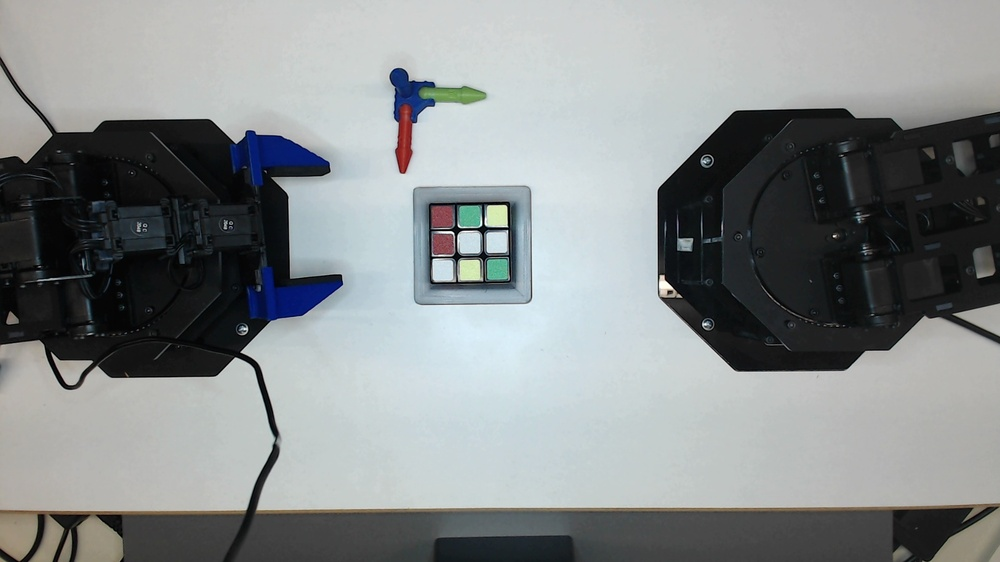
#> input picture Logitech Webcam/Picture 1.jpg, 1000 x 562 px, shrunk from 1920 x 1080 before the run
$ python -i Contour.py   (imports and definitions only)
#> lines starting #> are read from the running program, lines starting #| are printed output that depends on the picture; after the words box and inside, x2 and y2 are one past the last pixel; in counts of white or black regions, pixels touching at a corner belong together
#> further down, picture is the input picture: shape (562, 1000, 3); mean B, G, R 140.5, 139.8, 135.3
import cv2
import numpy as np

def cut_image(image, x ,y ,w ,h):
    img = image.copy()
    return img[y:y+h, x:x+w]

def detect_outer_gray_frame(image):
    bild = image.copy()
    x,y,w,h = 0,0,0,0
    gray = cv2.cvtColor(bild, cv2.COLOR_BGR2GRAY)
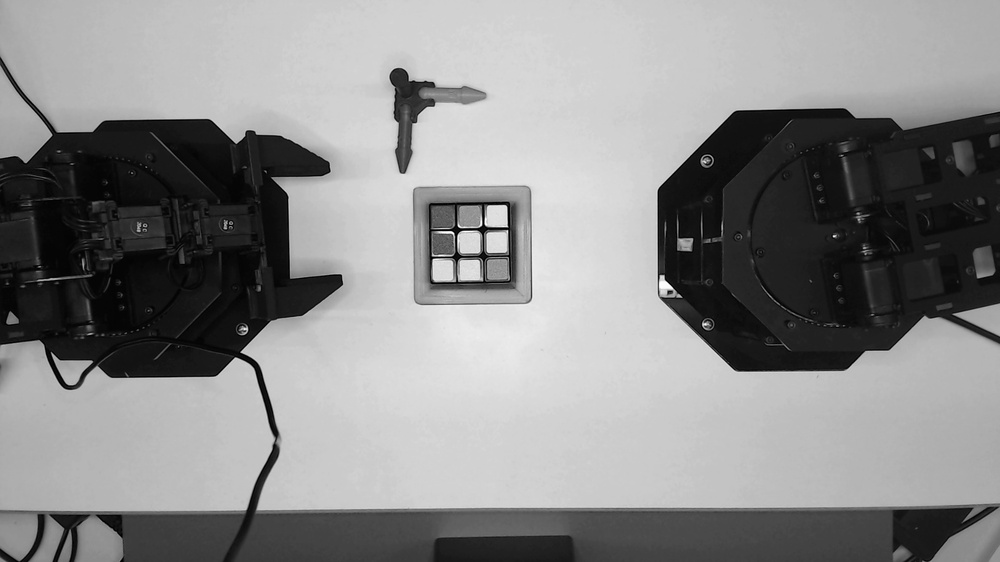
#> gray: shape (562, 1000); min 0, max 255, mean 138.6

    # Bild glätten
    blurred = cv2.bilateralFilter(gray, 9, 75, 75)

    # Kanten erkennen (Canny) mit angepassten Schwellenwerten
    edges = cv2.Canny(blurred, 10, 20, L2gradient=True)
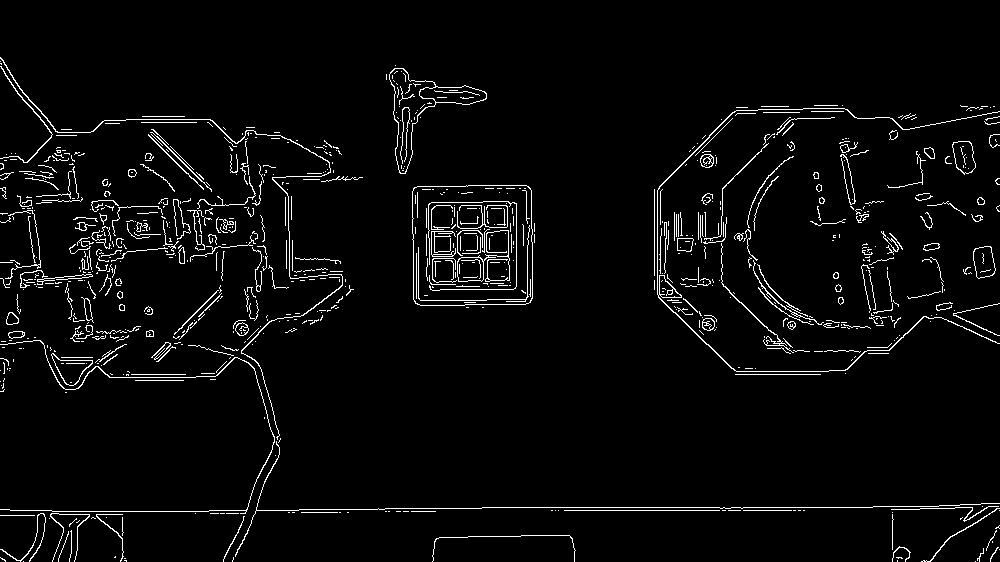
#> edges: shape (562, 1000); 3.6% white in thin lines or dots, all inside (x1, y1, x2, y2) = (0, 57, 1000, 562)

    # Lücken in Kanten schließen
    kernel = np.ones((5, 5), np.uint8)
    closed_edges = cv2.morphologyEx(edges, cv2.MORPH_CLOSE, kernel)
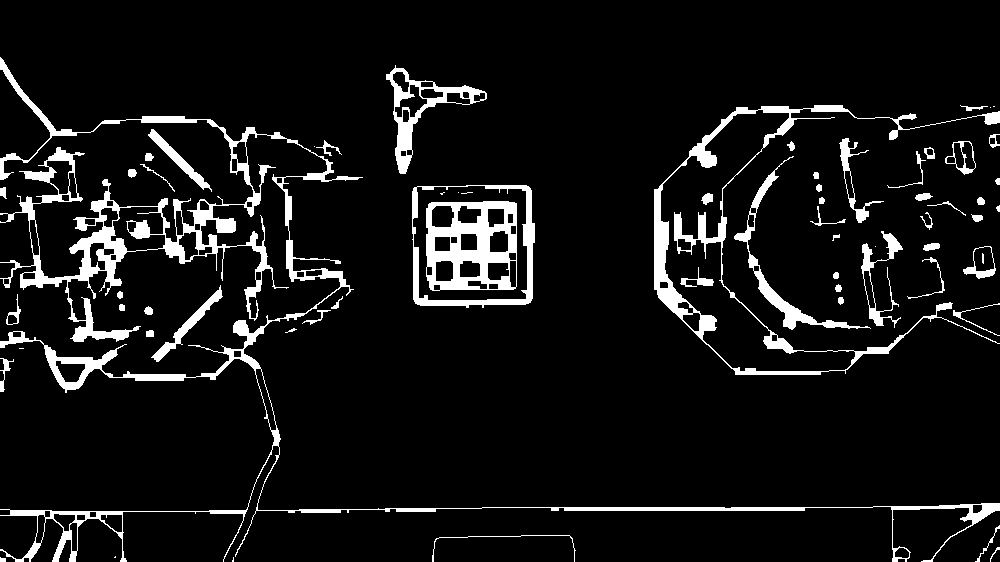
#> closed_edges: shape (562, 1000); 7.9% white; 66 white regions (10 under 20 px)

    # Konturen finden
    contours, _ = cv2.findContours(closed_edges, cv2.RETR_EXTERNAL, cv2.CHAIN_APPROX_SIMPLE)
#> contours = 59 contours, 15 with area under 20; largest, box (x1, y1, x2, y2) and area: (0, 57, 1000, 562) 21554, (654, 105, 1000, 375) 20942, (412, 185, 535, 308) 14174, (386, 65, 487, 174) 3124, (734, 156, 871, 330) 1647

    # Größte rechteckige Kontur finden
    largest_contour = None
    max_area = 0

    for contour in contours:
        # Berechne Approximation der Kontur
        approx = cv2.approxPolyDP(contour, 0.02 * cv2.arcLength(contour, True), True)

        # Rechtecke haben 4 Punkte
        if len(approx) == 4:
            area = cv2.contourArea(contour)
            if area > max_area:  # Nur die größte Kontur speichern
                max_area = area
                largest_contour = approx
#> this loop made 59 passes
#> (area, max_area, largest_contour) on pass 37: (14173.5, 14173.5, [[413, 188], [415, 303], [530, 302], [528, 186]])
#> (approx, area) on passes 42, 53: ([[140, 164], [166, 180], [174, 191], [163, 177]], 23), ([[151, 129], [148, 135], [203, 189], [211, 191]], 594.5)
#> after the loop, max_area = 14173.5

    if largest_contour is not None:
        # Berechne die Bounding Box der Kontur
        x, y, w, h = cv2.boundingRect(largest_contour)
#> x = 413; y = 186; w = 118; h = 118
        Faktor = 0.9
        center_x, center_y = x + w // 2, y + h // 2  # Mittelpunkt der Box
#> center_x = 472; center_y = 245
        small_w, small_h = int(w * Faktor), int(h * Faktor)    # 15% kleinere Breite und Höhe
#> small_w = 106; small_h = 106
        small_x, small_y = center_x - small_w // 2, center_y - small_h // 2  # Obere linke Ecke
#> small_x = 419; small_y = 192


        x = small_x
#> x = 419
        y = small_y
#> y = 192
        w = small_w
#> w = 106
        h = small_h
#> h = 106
        # Zeichne die ursprüngliche Bounding Box (grün)
        bild = cv2.rectangle(bild, (x, y), (x + w, y + h), (0, 255, 0), 2)
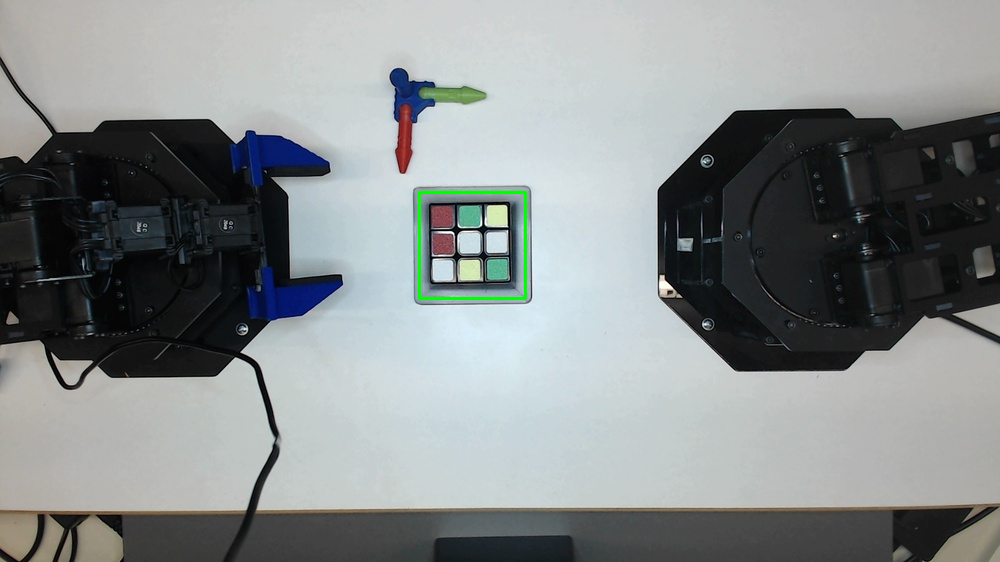
#> bild: shape (562, 1000, 3); 0.23% of pixels changed, all inside (x1, y1, x2, y2) = (418, 191, 527, 300)

    return bild, [x,y,w,h]

def small_greyFrame(frameImage, gb, Faktor):
    center_x, center_y = gb[0] + gb[2] // 2, gb[1] + gb[3] // 2  # Mittelpunkt der Box
    small_w, small_h = int(gb[2] * Faktor), int(gb[3] * Faktor)    # 15% kleinere Breite und Höhe
    small_x, small_y = center_x - small_w // 2, center_y - small_h // 2  # Obere linke Ecke

    frameImage = cv2.rectangle(frameImage, (small_x, small_y), (small_x + small_w, small_y + small_h), (0, 0, 255), 2)

    return frameImage, [small_x, small_y, small_w, small_h]

>>> import cv2
>>> picture = cv2.imread('../Logitech Webcam/Picture 1.jpg')
>>> result = detect_outer_gray_frame(picture)

$ run again, on Logitech Webcam/Picture 10.jpg
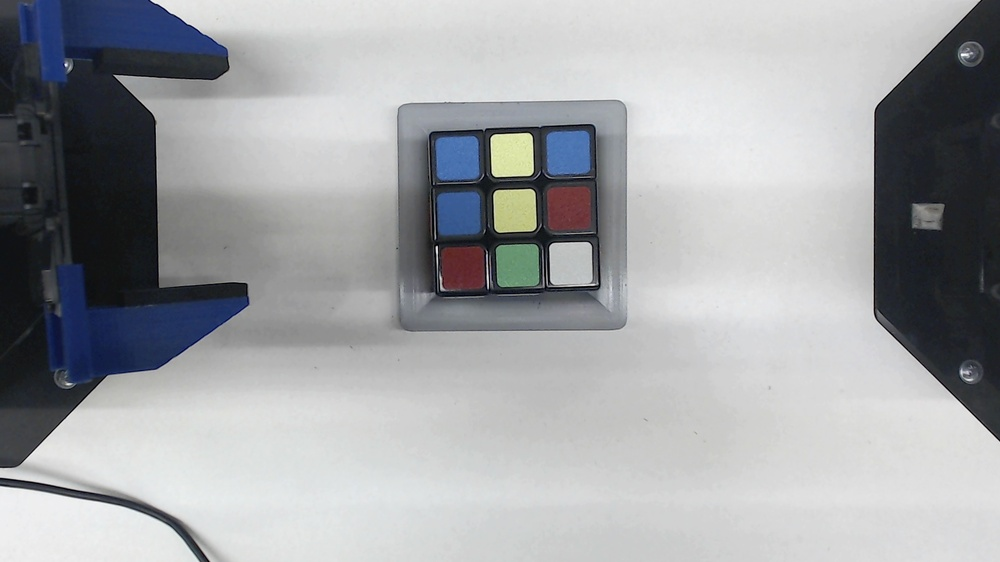
#> input picture Logitech Webcam/Picture 10.jpg, 1000 x 562 px, shrunk from 1920 x 1080 before the run
#> picture is the input picture: shape (562, 1000, 3); mean B, G, R 165.7, 162.9, 161
#> in detect_outer_gray_frame, `edges = cv2.Canny(blurred, 10, 20, L2gradient=True)`:
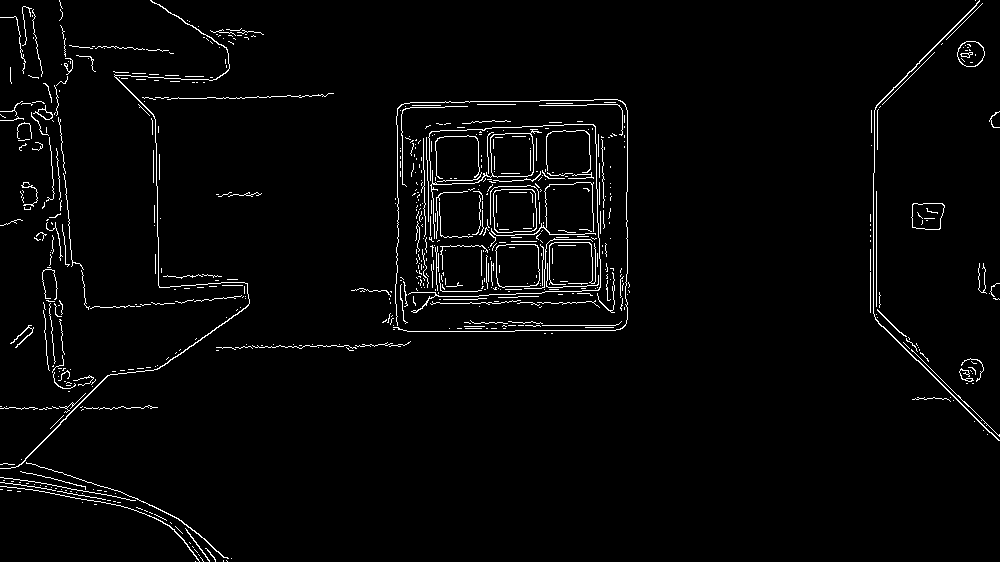
#> edges: shape (562, 1000); 2.6% white in thin lines or dots
#> in detect_outer_gray_frame, `closed_edges = cv2.morphologyEx(edges, cv2.MORPH_CLOSE, kernel)`:
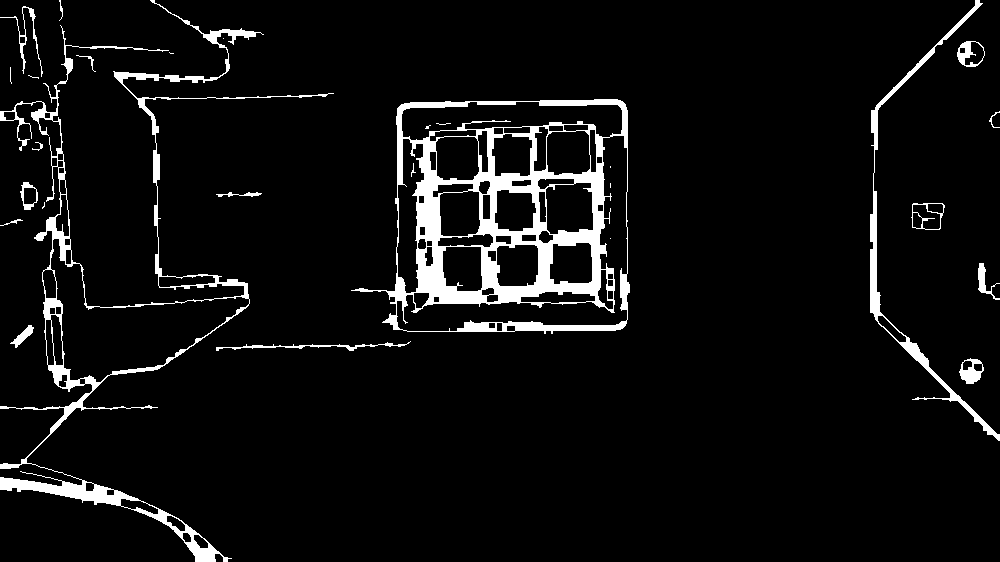
#> closed_edges: shape (562, 1000); 5.9% white; 28 white regions (10 under 20 px)
#> contours = 22 contours, 10 with area under 20; largest, box (x1, y1, x2, y2) and area: (351, 99, 630, 334) 52984, (0, 0, 334, 562) 21136, (870, 0, 1000, 441) 2532, (911, 203, 945, 230) 746, (957, 41, 985, 67) 542
#> the loop in detect_outer_gray_frame, `for contour in contours:` made 22 passes
#> approx on passes 2, 8, 18: [[410, 341], [216, 350]], [[216, 194], [252, 196], [261, 193]], [[223, 38]]
#> after the loop in detect_outer_gray_frame, `for contour in contours:`: max_area = 0

$ run again, on Logitech Webcam/Picture 11.jpg
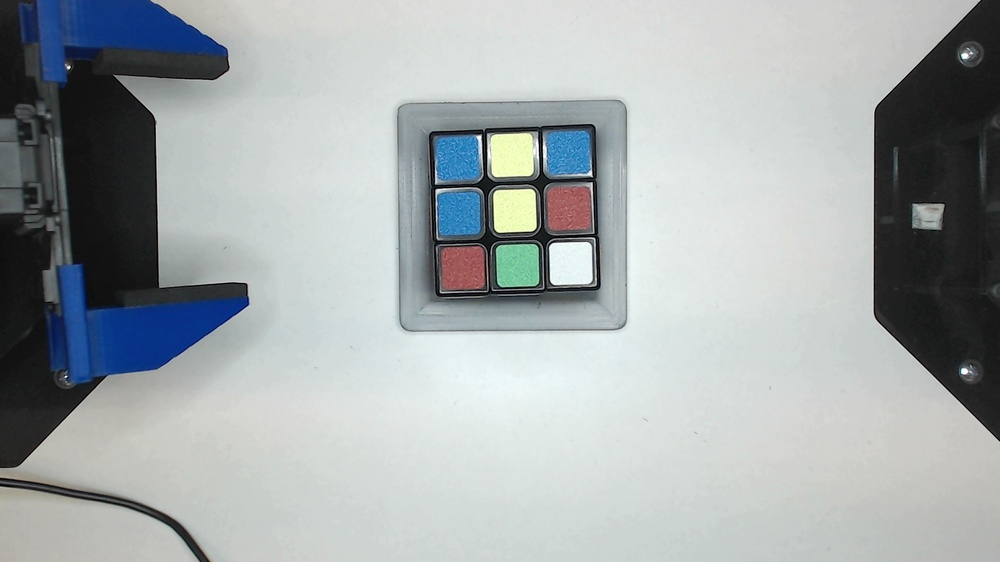
#> input picture Logitech Webcam/Picture 11.jpg, 1000 x 562 px, shrunk from 1920 x 1080 before the run
#> picture is the input picture: shape (562, 1000, 3); mean B, G, R 171, 169.8, 163.5
#> in detect_outer_gray_frame, `edges = cv2.Canny(blurred, 10, 20, L2gradient=True)`:
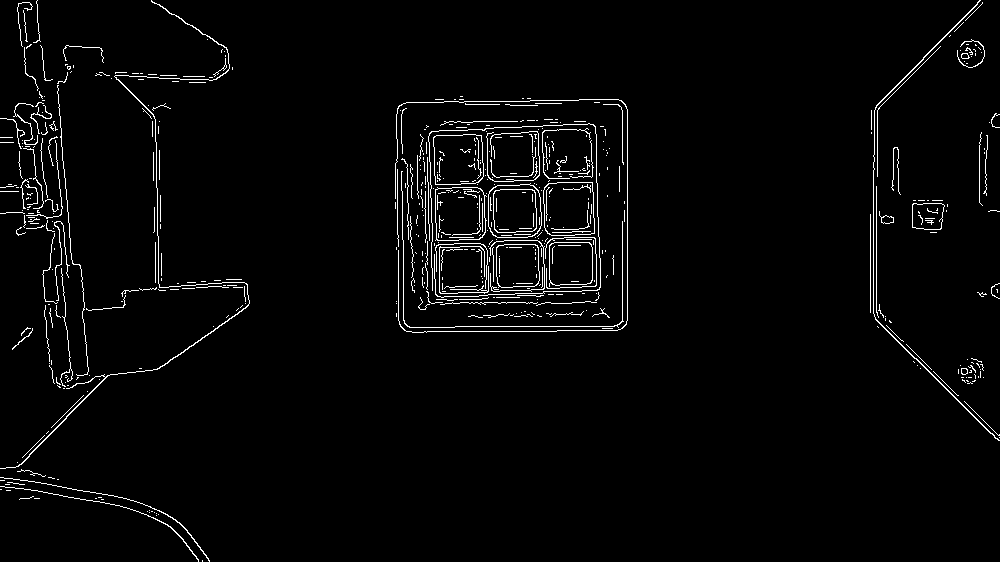
#> edges: shape (562, 1000); 2.6% white in thin lines or dots
#> closed_edges: shape (562, 1000); 6.3% white; 37 white regions (17 under 20 px)
#> contours = 18 contours, 6 with area under 20; largest, box (x1, y1, x2, y2) and area: (395, 96, 628, 333) 52952, (0, 0, 250, 477) 23359, (870, 0, 1000, 441) 2417, (0, 477, 210, 562) 1489, (912, 200, 948, 233) 894
#> the loop in detect_outer_gray_frame, `for contour in contours:` made 18 passes
#> (area, max_area, largest_contour) on passes 11, 14: (224.5, 224.5, [[894, 147], [891, 187], [900, 194], [898, 149]]), (52952, 52952, [[398, 106], [404, 330], [626, 324], [621, 100]])
#> after the loop in detect_outer_gray_frame, `for contour in contours:`: max_area = 52952
#> in detect_outer_gray_frame, `x, y, w, h = cv2.boundingRect(largest_contour)`: x = 398; y = 100; w = 229; h = 231
#> center_x = 512; center_y = 215
#> small_w = 206; small_h = 207
#> small_x = 409; small_y = 112
#> in detect_outer_gray_frame, `x = small_x`: x = 409
#> in detect_outer_gray_frame, `y = small_y`: y = 112
#> in detect_outer_gray_frame, `w = small_w`: w = 206
#> in detect_outer_gray_frame, `h = small_h`: h = 207
#> in detect_outer_gray_frame, `bild = cv2.rectangle(bild, (x, y), (x + w, y + h), (0, 255, 0), 2)`:
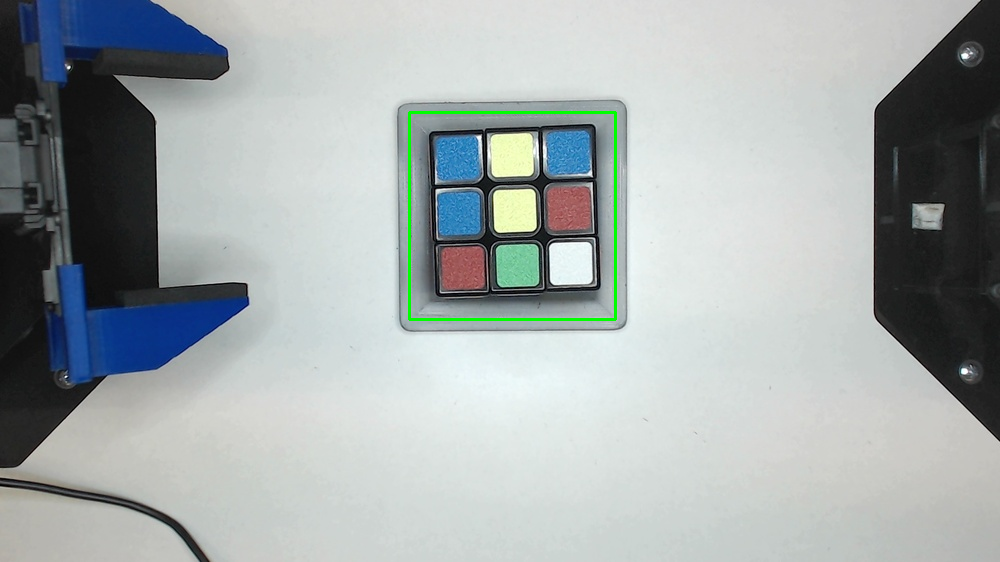
#> bild: shape (562, 1000, 3); 0.44% of pixels changed, all inside (x1, y1, x2, y2) = (408, 111, 617, 321)
